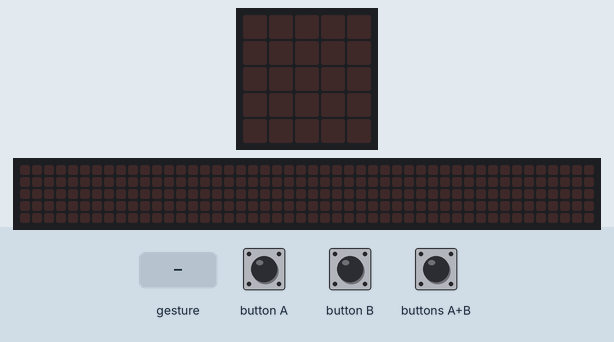
This program was run on a simulated BBC micro:bit (MakeCode). Shown: the board's 5×5 LED display, a strip that is not on the board, showing the scrolling text unrolled. The test bench sets the inputs (shaded band). Random numbers come from a fixed seed; a tilt is held for 1.5 s and a shake lasts 1 s, then the board lies face up again; the 48×5 strip is a reading aid, not a part: it shows the text the display is scrolling, unrolled, one strip-width of it at a time.

Above: at 1.2 s.
1.3 s: gesture 'shake'
At 1.9 s:
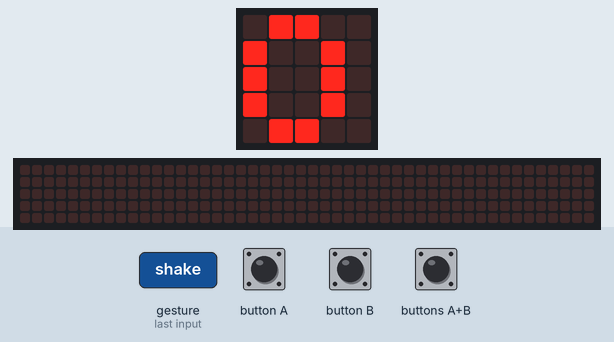
At 2.32 s:
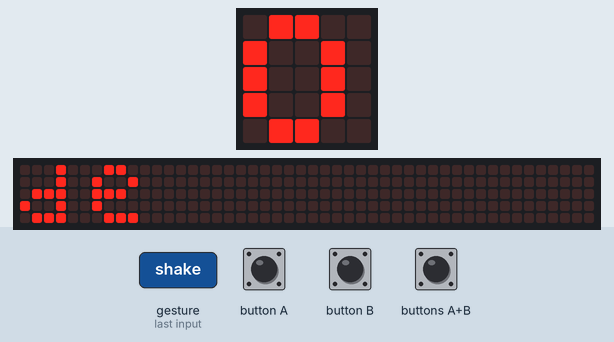
4.3 s: button B pressed for 0.15 s
At 4.72 s:
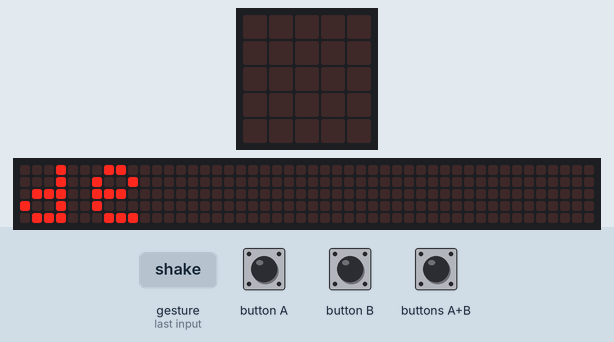
At 5.77 s:
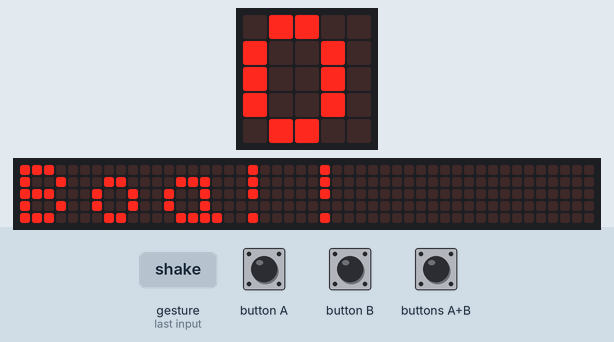

Measured:
- after the input at 1.3 s, the display: changes after 0.20 s (image 1)
- what the display in image 1 shows lasts 0.8 s, from 1.5 s to 2.3 s
- what the display in image 3 shows lasts 0.5 s, from 4.5 s to 5.0 s

The program:

main.ts
```typescript
input.onButtonPressed(Button.A, function () {
    num1 = randint(0, 10)
    num2 = randint(0, 10)
    basic.showNumber(num1)
    basic.showString("x")
    basic.showNumber(num2)
    nr_jogadas += 1
    basic.pause(1000)
    basic.clearScreen()
})
input.onGesture(Gesture.Shake, function () {
    basic.showNumber(pontuação)
    basic.showString("de")
    basic.showNumber(nr_jogadas)
    basic.pause(1000)
    basic.clearScreen()
    nr_jogadas = 0
    pontuação = 0
})
input.onButtonPressed(Button.AB, function () {
    basic.showNumber(num1 * num2)
    basic.pause(1000)
    basic.clearScreen()
})
input.onButtonPressed(Button.B, function () {
    pontuação += 1
    basic.showString("Boa!!")
    basic.showIcon(IconNames.Happy)
    basic.pause(1000)
    basic.clearScreen()
})
let pontuação = 0
let nr_jogadas = 0
let num2 = 0
let num1 = 0
num1 = 0
num2 = 0
nr_jogadas = 0
pontuação = 0
```

test.ts
```typescript
// os teses vão aqui; isto não será compilado quando este pacote for usado como extensão.
```
